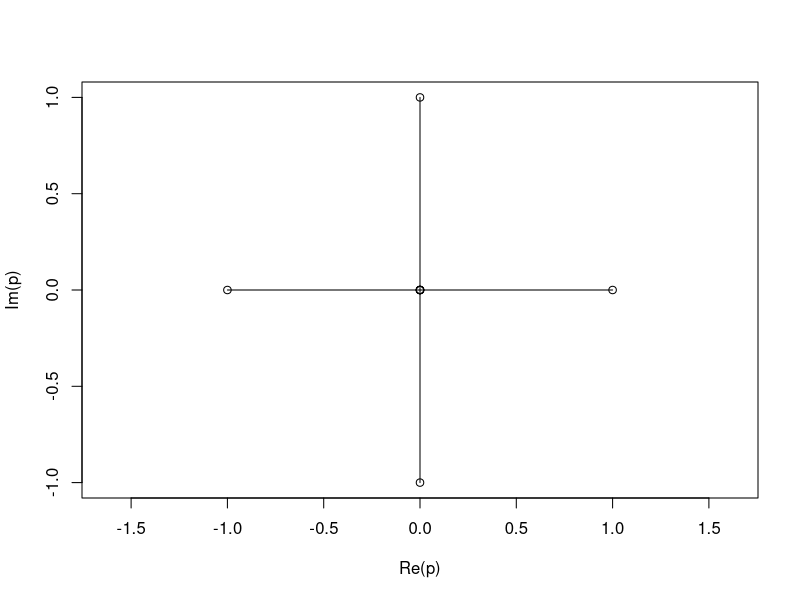

Reproduce this figure in R.
# Copyright (C) 2019 Sebastian Henz
#
# This program is free software: you can redistribute it and/or modify
# it under the terms of the GNU General Public License as published by
# the Free Software Foundation, either version 3 of the License, or
# (at your option) any later version.
#
# This program is distributed in the hope that it will be useful,
# but WITHOUT ANY WARRANTY; without even the implied warranty of
# MERCHANTABILITY or FITNESS FOR A PARTICULAR PURPOSE.  See the
# GNU General Public License for more details.
#
# You should have received a copy of the GNU General Public License
# along with this program. If not, see <https://www.gnu.org/licenses/>.


p_str <- "
x,y
0,0
1,0
0,0
0,-1
0,0
-1,0
0,0
0,1
0,0
"
p <- read.csv(text = p_str, header = TRUE)
p <- p$x + p$y * 1i
plot(p, type = "o", asp = 1)
